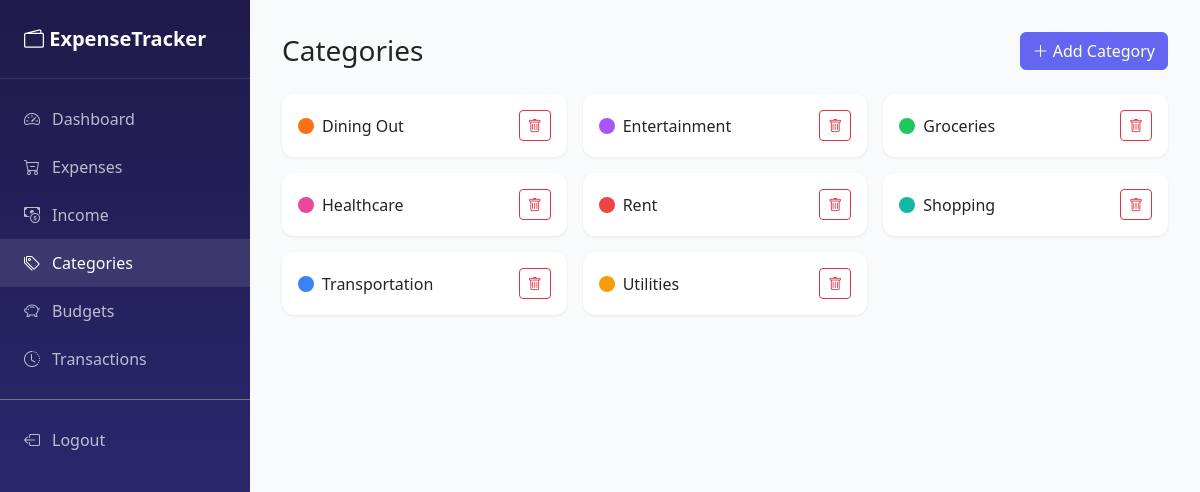
Page /categories/ (signed in) on the committed database.
### finance/models.py (models this page shows, shortened)
class Category(models.Model):
    user = models.ForeignKey(User, on_delete=models.CASCADE, related_name="categories")
    name = models.CharField(max_length=100)
    color = models.CharField(max_length=7, default="#6366f1")
    created_at = models.DateTimeField(auto_now_add=True)
    class Meta:
        verbose_name_plural = "categories"
        unique_together = ("user", "name")
        ordering = ["name"]

### finance/views.py (the view)
# urls.py: path("categories/", views.category_list, name="category_list"),
@login_required
def category_list(request):
    categories = Category.objects.filter(user=request.user)
    return render(request, "finance/category_list.html", {"categories": categories})

### finance/templates/finance/category_list.html (shortened to what this page needs)
{% extends "finance/base.html" %}
{% block content %}
<div class="d-flex justify-content-between align-items-center mb-4">
    <h1 class="h3 mb-0">Categories</h1>
    <a href="{% url 'category_create' %}" class="btn btn-primary"><i class="bi bi-plus-lg"></i> Add Category</a>
</div>
<div class="row g-3">
    {% for category in categories %}
    <div class="col-md-4">
        <div class="card p-3 d-flex flex-row align-items-center justify-content-between">
            <div class="d-flex align-items-center gap-2">
                <span class="category-dot" style="background: {{ category.color }}; width: 16px; height: 16px;"></span>
                <span class="fw-medium">{{ category.name }}</span>
            </div>
            <a href="{% url 'category_delete' category.pk %}" class="btn btn-sm btn-outline-danger"><i class="bi bi-trash"></i></a>
        </div>
    </div>
    {% empty %}
    <div class="col-12 text-center text-muted py-4">No categories yet</div>
    {% endfor %}
</div>
{% endblock %}

### finance/templates/finance/base.html (style rules this page uses)
:root { --sidebar-width: 250px; --primary: #6366f1; --primary-dark: #4f46e5; }
body { background: #f8fafc; min-height: 100vh; }
.card { border: none; border-radius: 12px; box-shadow: 0 1px 3px rgba(0,0,0,0.08); }
.btn-primary { background: var(--primary); border-color: var(--primary); }
.category-dot { width: 10px; height: 10px; border-radius: 50%; display: inline-block; }

### rows in the picture
Category: name "Dining Out"
Category: name "Entertainment"
Category: name "Groceries"
Category: name "Healthcare"
Category: name "Rent"
Category: name "Shopping"
Category: name "Transportation"
Category: name "Utilities"
